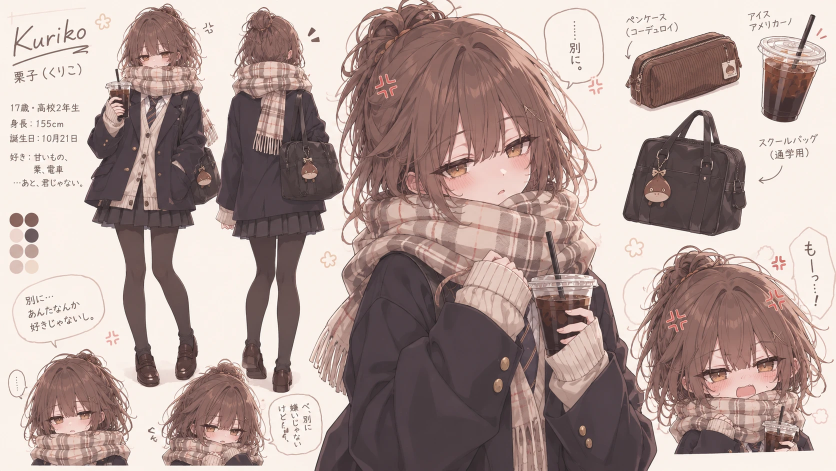
#> input picture design/character/sheet-expressions.webp, 1672 x 941 px, given in place of 1.webp, which was not available (shown at 1/2 size)
$ python extract.py . sheet-turnaround.webp
#> lines starting #> are read from the running program, lines starting #| are printed output that depends on the picture; after the words box and inside, x2 and y2 are one past the last pixel; in counts of white or black regions, pixels touching at a corner belong together
"""Cut Shiori's character art out of the two reference sheets into transparent PNGs.

  python -I extract.py <images_dir> <out_dir>

Background is keyed from the sheet's own paper colour: pixels connected to the
crop border that stay close to it become transparent (colour-to-alpha keeps the
soft hair edges), enclosed light areas such as the cardigan stay opaque.
Speech bubbles, labels and neighbouring figures are painted out first.
"""
import sys
from pathlib import Path

from PIL import Image, ImageChops, ImageDraw, ImageFilter

src, out = Path(sys.argv[1]), Path(sys.argv[2])
out.mkdir(parents=True, exist_ok=True)


def paint(im, box, bg, gray_only=False, light_only=False, chroma=34, min_lum=0):
    """Fill box (sheet coordinates already shifted) with the paper colour.
    gray_only: only low-chroma ink (bubble outlines, text, doodles, floor shadows),
    so brown hair crossing the box survives. light_only: only light pixels."""
    px = im.load()
    x0, y0, x1, y1 = [int(v) for v in box]
    for y in range(max(0, y0), min(im.height, y1)):
        for x in range(max(0, x0), min(im.width, x1)):
            r, g, b = px[x, y]
            if gray_only and not (max(r, g, b) - min(r, g, b) < chroma and (r + g + b) / 3 >= min_lum):
                continue
            if light_only and (r + g + b) / 3 < 140:
                continue
            px[x, y] = bg


def paper_like(im, bg, deviation=8, darker=45, lighter=14):
    """255 where a pixel differs from the paper only in lightness: paper grain,
    compression noise, the white glow around the figure, grey floor shadows.
    Skin, cream knit and light hair all shift hue, so they are kept."""
    w, h = im.size
    mask = Image.new('L', im.size, 0)
    src, dst = im.load(), mask.load()
    br, bgc, bb = bg
    for y in range(h):
        for x in range(w):
            r, g, b = src[x, y]
            dr, dg, db = r - br, g - bgc, b - bb
            mean = (dr + dg + db) / 3
            if -darker <= mean <= lighter and max(abs(dr - mean), abs(dg - mean), abs(db - mean)) <= deviation:
                dst[x, y] = 255
    return mask


def key(im, bg, pocket_area=12, soft=(), keep=()):
    w, h = im.size
    near = paper_like(im, bg)
    for box in soft:
        near.paste(paper_like(im.crop(box), bg, deviation=14, darker=70), box[:2])
    for box in keep:
        near.paste(0, box)
    dist = near.point(lambda v: 0 if v else 255)                       # only used to seed pockets below
    pocket = 0
    # 128 = background reached from the border.
    for x in range(w):
        for y in (0, h - 1):
            if near.getpixel((x, y)) == 255:
                ImageDraw.floodfill(near, (x, y), 128)
    for y in range(h):
        for x in (0, w - 1):
            if near.getpixel((x, y)) == 255:
                ImageDraw.floodfill(near, (x, y), 128)
    # Enclosed pockets of paper (gaps between arm and body, legs) are background too when large.
    pure = near.point(lambda v: 255 if v == 255 else 0)
    data = bytearray(pure.tobytes())
    start = data.find(b'\xff')
    while start != -1:
        x, y = start % w, start // w
        ImageDraw.floodfill(pure, (x, y), 200)
        hist = pure.histogram()
        area = hist[200]
        ImageDraw.floodfill(pure, (x, y), 128 if area >= pocket_area else 60)
        data = bytearray(pure.tobytes())
        start = data.find(b'\xff', start)
    background = Image.eval(near, lambda v: 255 if v == 128 else 0)
    background = ImageChops.lighter(background, pure.point(lambda v: 255 if v == 128 else 0))
    soft = background.filter(ImageFilter.MaxFilter(3))               # one-pixel band around it
    rgba = im.convert('RGBA')
    px, sp, bp = rgba.load(), soft.load(), background.load()
    br, bgc, bb = bg
    for y in range(h):
        for x in range(w):
            if not sp[x, y]:
                continue
            r, g, b, _ = px[x, y]
            a = 0.0
            for c, k in ((r, br), (g, bgc), (b, bb)):
                if c > k:
                    a = max(a, (c - k) / (255 - k or 1))
                elif c < k:
                    a = max(a, (k - c) / (k or 1))
            if bp[x, y]:
                a = 0.0                                                  # paper, glow, grain: gone
            else:
                a = max(a, 0.45)                                         # edge pixels never vanish
            if a <= 0.02:
                px[x, y] = (0, 0, 0, 0)
                continue
            un = [min(255, max(0, round((c - k) / a + k))) for c, k in ((r, br), (g, bgc), (b, bb))]
            px[x, y] = (*un, round(a * 255))
    bbox = rgba.getchannel('A').point(lambda v: 255 if v > 8 else 0).getbbox()
    return rgba.crop(bbox) if bbox else rgba


def save(im, name, height=None, width=None):
    if height and im.height > height:
        im = im.resize((round(im.width * height / im.height), height), Image.LANCZOS)
    if width and im.width > width:
        im = im.resize((width, round(im.height * width / im.width)), Image.LANCZOS)
    q = im.quantize(colors=256, method=Image.Quantize.FASTOCTREE, dither=Image.Dither.NONE)
    q.save(out / name, optimize=True)
    full = out / ('_full-' + name)
    im.save(full, optimize=True)
    print(name, im.size, (out / name).stat().st_size, 'bytes (full', full.stat().st_size, ')')
    return im


def asset(sheet, box, cleanups, name, soft=(), keep=(), pocket_area=12, **size):
    bg = sheet.getpixel((5, 5))
    im = sheet.crop(box).copy()
    for c in cleanups:
        b, opts = c[0], c[1] if len(c) > 1 else {}
        paint(im, (b[0] - box[0], b[1] - box[1], b[2] - box[0], b[3] - box[1]), bg, **opts)
    shift = lambda b: (b[0] - box[0], b[1] - box[1], b[2] - box[0], b[3] - box[1])
    return save(key(im, bg, pocket_area=pocket_area, soft=[shift(b) for b in soft], keep=[shift(b) for b in keep]), name, **size)


one = Image.open(src / '1.webp').convert('RGB')
#> one is the input picture: PIL image 1672x941 RGB; mean R, G, B 177.1, 157.4, 152.7
two = Image.open(src / '2.webp').convert('RGB')
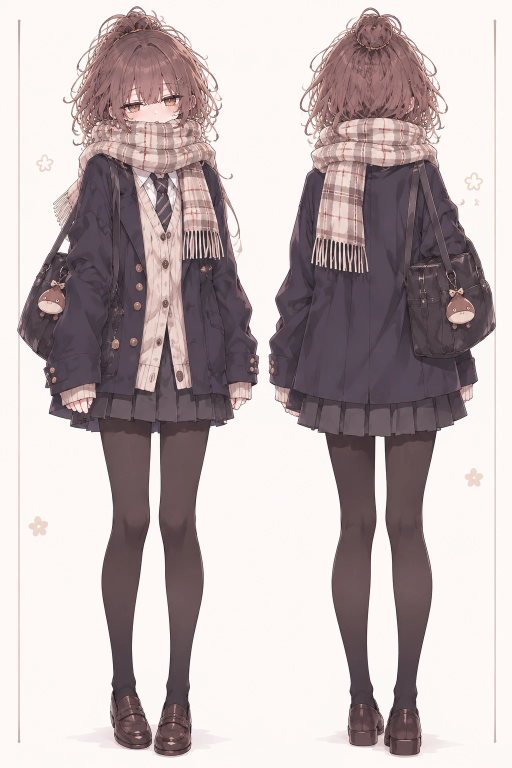
#> input picture design/character/sheet-turnaround.webp, 1024 x 1536 px, given in place of 2.webp, which was not available (shown at 1/2 size)
#> two is the input picture: PIL image 1024x1536 RGB; mean R, G, B 190.4, 178.5, 178.9
G = {'gray_only': True}

# Full body, front view (second sheet).
stand_bg = two.getpixel((5, 5))
#> stand_bg = (252, 248, 247)
stand = two.crop((28, 0, 528, 1536)).copy()
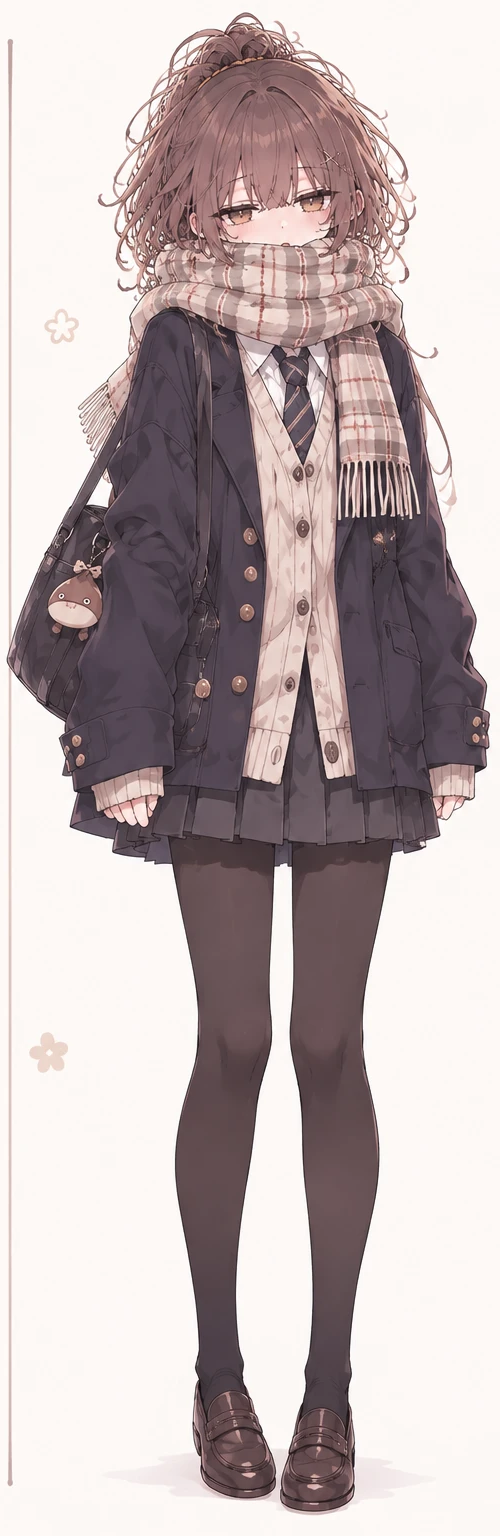
#> stand: PIL image 500x1536 RGB; mean R, G, B 190.8, 178.2, 178.3
paint(stand, (60 - 28, 300, 112 - 28, 350), stand_bg)                 # flower doodles
paint(stand, (48 - 28, 1022, 104 - 28, 1080), stand_bg)
sp = stand.load()
for y in range(stand.height):                                          # thin vertical rule at x≈38
    for x in range(30 - 28, 47 - 28):
        r, g, b = sp[x, y]
        if (r + g + b) / 3 > 160 and max(r, g, b) - min(r, g, b) < 40:
            sp[x, y] = stand_bg
save(key(stand, stand_bg, soft=[(0, 1440, stand.width, stand.height)],
         keep=[(190 - 28, 140, 370 - 28, 270), (240 - 28, 290, 360 - 28, 470)]), 'stand-front.png', height=1100)
#> in paper_like, `mask = Image.new('L', im.size, 0)`: mask: PIL image 500x1536 L; every value is 0
#> in paper_like, `br, bgc, bb = bg`: br = 252; bgc = 248; bb = 247
#> in key, `near = paper_like(im, bg)`:
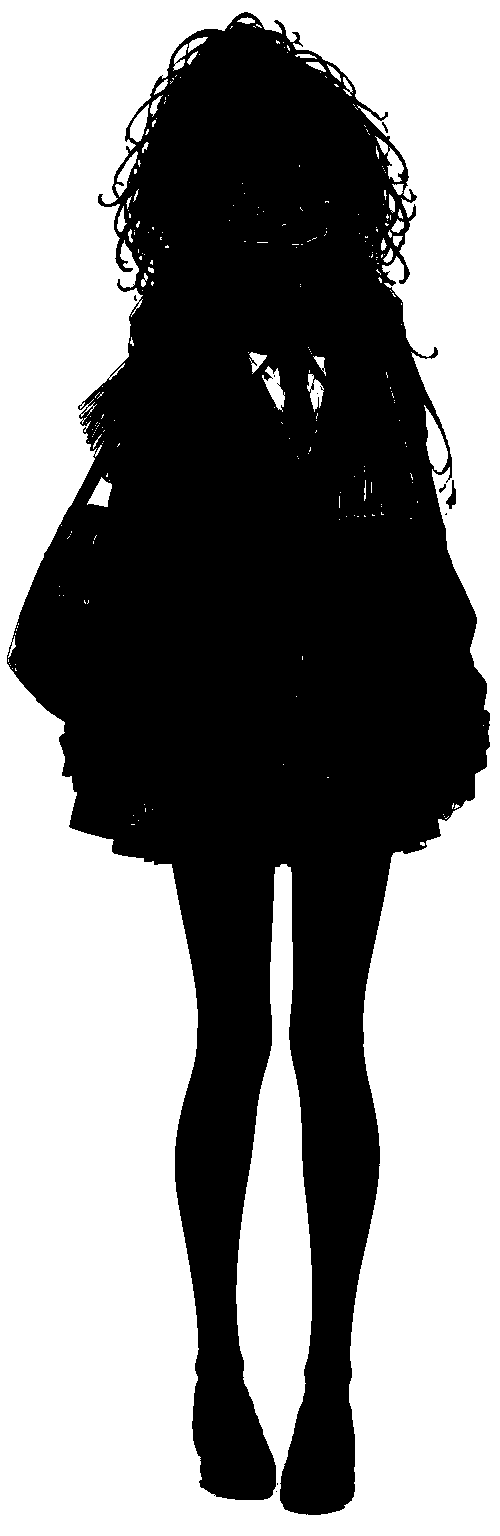
#> near: PIL image 500x1536 L; 52.9% white; 10 black regions (6 under 20 px), largest, box (x1, y1, x2, y2) and area: (7, 12, 490, 1515) 361443, (446, 480, 456, 509) 136, (382, 122, 388, 133) 27, (439, 484, 446, 493) 27
#> the loop in key, `for box in soft:` made 1 pass
#> after the loop in key, `for x in range(w):`:
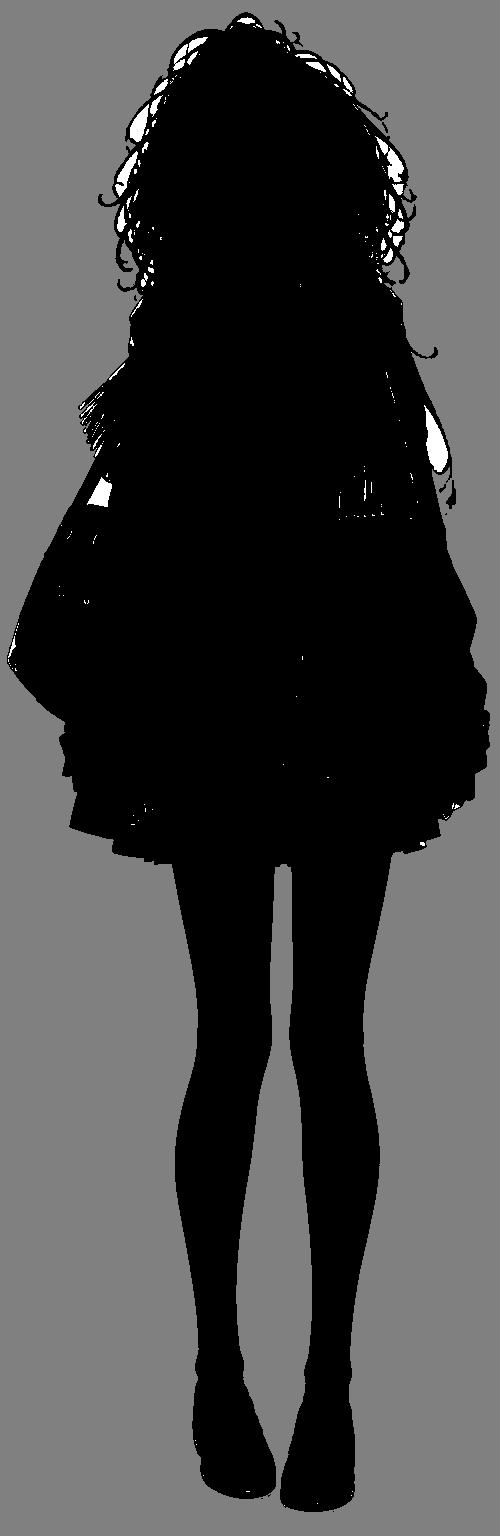
#> near: PIL image 500x1536 L; min 0, max 255, mean 68.5
#> in key, `pure = near.point(lambda v: 255 if v == 255 else 0)`:
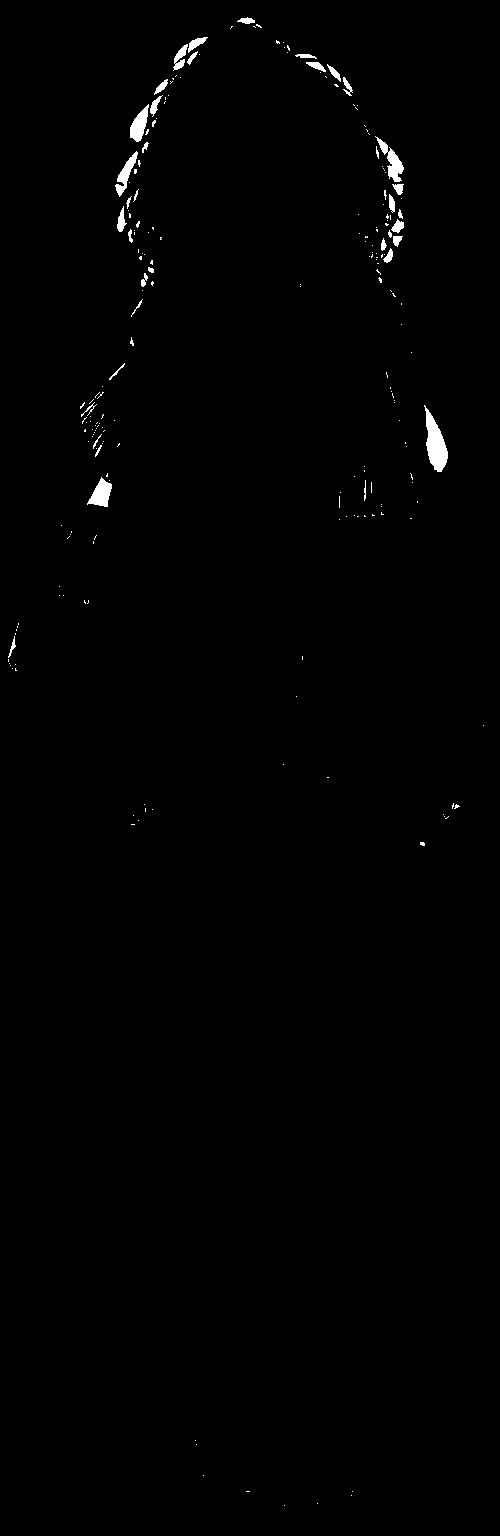
#> pure: PIL image 500x1536 L; 0.68% white; 226 white regions (188 under 20 px), largest, box (x1, y1, x2, y2) and area: (424, 405, 448, 472) 842, (375, 136, 404, 182) 446, (87, 477, 112, 507) 422
#> in key, `start = data.find(b'\xff')`: start = 8747
#> the loop in key, `while start != -1:` made 302 passes
#> (x, y, area, start) on passes 1, 7, 10: (247, 17, 78, 12256), (203, 37, 135, 20276), (186, 44, 116, 22787)
#> in key, `soft = background.filter(ImageFilter.MaxFilter(3))`:
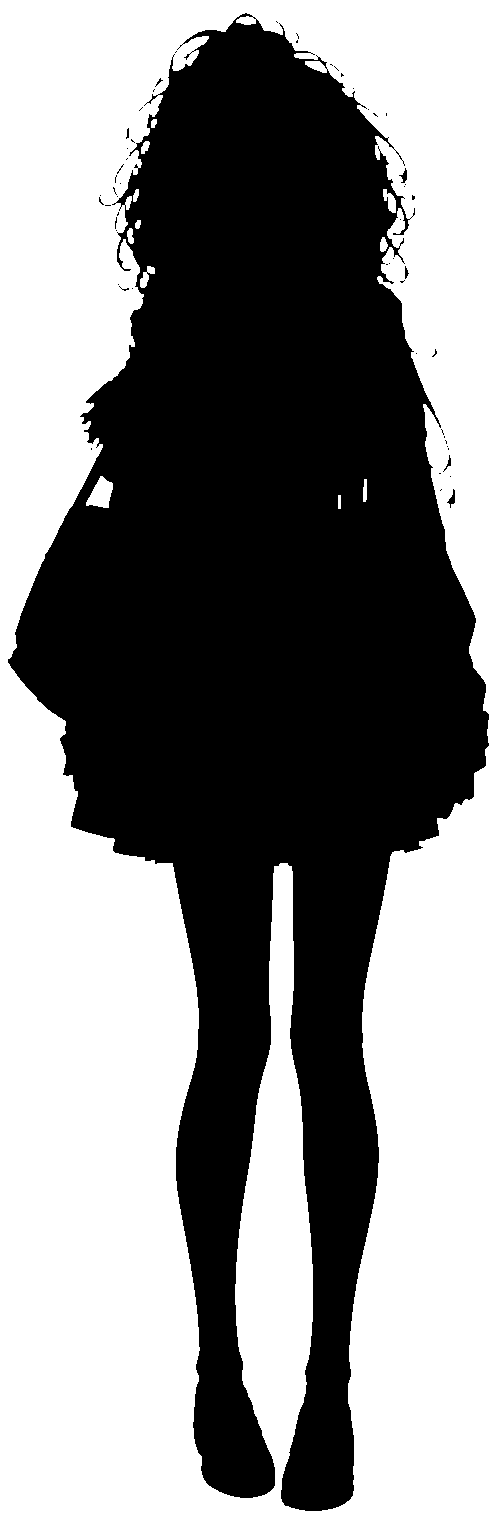
#> soft: PIL image 500x1536 L; 54% white; 56 black regions (50 under 20 px), largest, box (x1, y1, x2, y2) and area: (8, 13, 489, 1511) 352946, (447, 489, 455, 508) 62, (399, 168, 407, 183) 55, (443, 455, 451, 472) 36, (405, 266, 409, 279) 30, (126, 128, 129, 139) 21
#> in key, `br, bgc, bb = bg`: br = 252; bgc = 248; bb = 247
#> in key, `bbox = rgba.getchannel('A').point(lambda v: 255 if v > 8 else 0).getbb..`: bbox = (7, 12, 490, 1512)
#> in save, `q = im.quantize(colors=256, method=Image.Quantize.FASTOCTREE, dither=I..`:
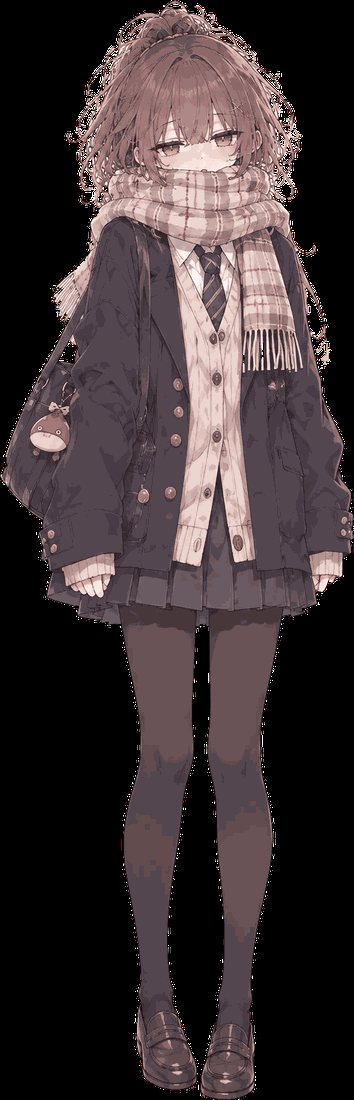
#> q: PIL image 354x1100 P; mean R, G, B 61.6, 50.7, 52.4
#> (the run stopped early here; a loop or call above may not have finished)
